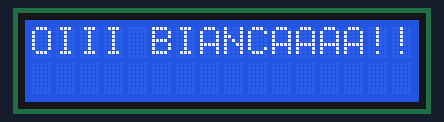
The sketch below on a simulated Arduino Uno, built with avr-gcc and run on an emulated ATmega328P. Parts: 16×2 character LCD.

Above: at 0.1 s.

The sketch:

LCD_Facilitado.ino
```cpp
#include <LiquidCrystal.h>
//Add a biblioteca do LCD

const int rs = 12, en = 11, d4 = 5, d5 = 4, d6 = 3, d7 = 2;
//Entradas do arduino
LiquidCrystal lcd(rs, en, d4, d5, d6, d7);

void setup() {
  lcd.begin(16, 2);//Indica numero de colunas por linhas
  Serial.begin(9600);
}

void loop() {
  //lcd.clear(); //Limpa o LCD

 /* lcd.setCursor(0, 0);// Jogo da batalha naval, Coluna por linha
  lcd.print("Hello World!");// "Imprime" a mensagem no LCD
  delay(1000);
  lcd.setCursor(1,1);
  lcd.print(millis() / 1000);// Tempo de contagem */
    //lcd.clear();
  //AUTOSCROLL();
  BLINK();
  //BLANK();
 // SCROLL_LEFT();
  //SCROLL_RIGHT();
  //SERIAL_INPUT();
}

 void AUTOSCROLL(){

   lcd.setCursor(16, 0);
    lcd.autoscroll();
    lcd.print("OI ");
    delay(1000);
     lcd.print("UMA PEDRA ");
    delay(1000);
    lcd.noAutoscroll();
    lcd.clear();
    delay(500);
}
  void BLINK(){
    lcd.setCursor(0, 0);
    lcd.print("OIII BIANCAAAA!!!");
    lcd.noCursor();
    delay(500);
    lcd.cursor();
    delay(500);
  }
void BLANK(){
 lcd.setCursor(0, 0);
    lcd.print("DICK DANGER");
    lcd.noDisplay();
    delay(500);
    lcd.display();
    delay(500);
  lcd.setCursor(1, 4);
    lcd.print("JHONNYS");
    lcd.noDisplay();
    delay(500);
    lcd.display();
    delay(500);
}
void SCROLL_LEFT(){
  lcd.clear();
  lcd.setCursor(16,0);
  lcd.print("falouuu");
    delay(500);
  for(int posicao=0;posicao=16;posicao++){
    lcd.scrollDisplayLeft();
    delay(200);
  }
}
void SCROLL_RIGHT(){
  lcd.clear();
  lcd.setCursor(0,0);
  lcd.print("Hello World!");
    delay(500);
  for(int posicao=0;posicao=16;posicao++){
    lcd.scrollDisplayRight();
    delay(200);
  }
}
void SERIAL_INPUT(){
  if(Serial.available()){
    delay(100);
    // clear the screen
    lcd.clear();
    // read all the available characters
    while (Serial.available() > 0) {
      // display each character to the LCD
      lcd.write(Serial.read());
    }
  }
}
```
